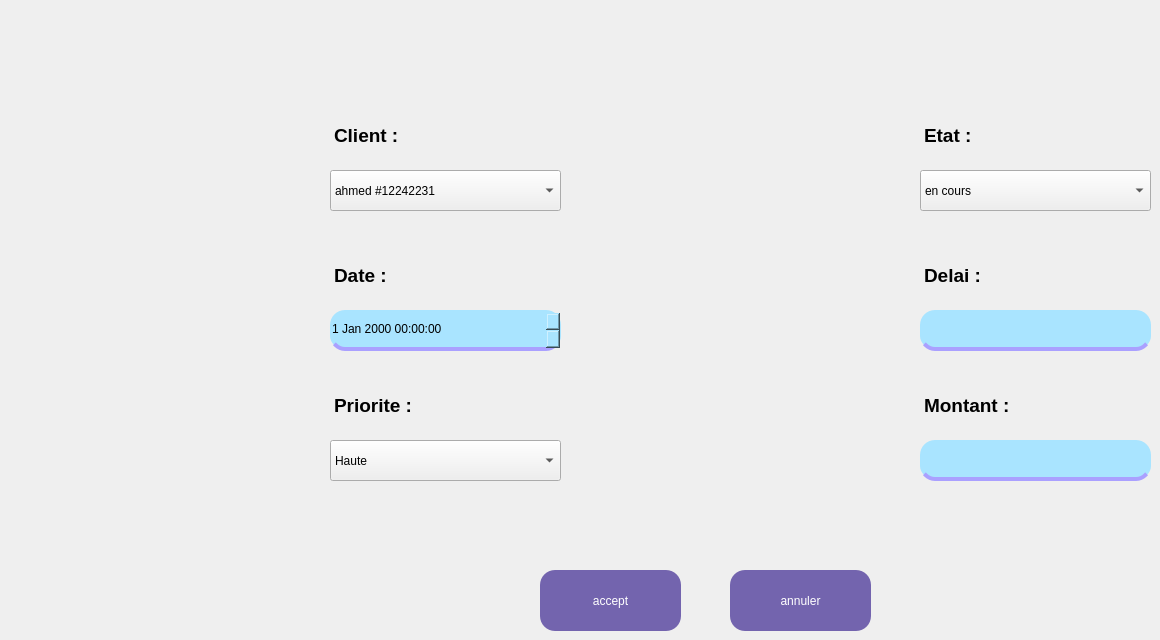
      <widget class="QWidget" name="tab_11">
       <attribute name="title">
        <string>Page</string>
       </attribute>
       <widget class="QComboBox" name="clientmodif">
        <property name="geometry">
         <rect>
          <x>330</x>
          <y>170</y>
          <width>231</width>
          <height>41</height>
         </rect>
        </property>
        <property name="styleSheet">
         <string notr="true">QComboBox

{
font: 500 10pt &quot;Segoe UI&quot;;
    color:black;
    background-color: rgb(169, 228, 255);
    border:none;
    border-bottom:4px solid rgb(170,160 , 255);
    border-radius:15px;
    padding: 5px;
}

QComboBox:focus
{
    border:4px solid rgb(170,160 , 255);
}



QComboBox QAbstractItemView
{
    background-color: rgb(169, 228, 255);
    color: black;
    selection-background-color: rgb(170,160 , 255);
   selected item */
    selection-color: white; 
    border-radius: 15px; 
    padding: 5px;
}


</string>
        </property>
        <item>
         <property name="text">
          <string>ahmed #12242231</string>
         </property>
        </item>
        <item>
         <property name="text">
          <string>salim #15353535</string>
         </property>
        </item>
        <item>
         <property name="text">
          <string>karim #15223142</string>
         </property>
        </item>
       </widget>
       <widget class="QDateTimeEdit" name="datemodif">
        <property name="geometry">
         <rect>
          <x>330</x>
          <y>310</y>
          <width>231</width>
          <height>41</height>
         </rect>
        </property>
        <property name="styleSheet">
         <string notr="true">QDateTimeEdit

{
    font: 500 10pt &quot;Segoe UI&quot;;
	color:black;
	background-color: rgb(169, 228, 255);
	border:none;
	border-bottom:4px solid rgb(170,160 , 255) ;
	border-radius:15px;
}

QDateTimeEdit:Focus
{
	border:4px solid rgb(170,160 , 255);
}</string>
        </property>
       </widget>
       <widget class="QComboBox" name="prioritemodif">
        <property name="geometry">
         <rect>
          <x>330</x>
          <y>440</y>
          <width>231</width>
          <height>41</height>
         </rect>
        </property>
        <property name="styleSheet">
         <string notr="true">QComboBox
{
    font: 500 10pt &quot;Segoe UI&quot;;
    color:black;
    background-color: rgb(169, 228, 255);
    border:none;
    border-bottom:4px solid rgb(170,160 , 255);
    border-radius:15px;
    padding: 5px;
}

QComboBox:focus
{
    border:4px solid rgb(170,160 , 255);
}



QComboBox QAbstractItemView
{
    background-color: rgb(169, 228, 255);
    color: black;
    selection-background-color: rgb(170,160 , 255);
   selected item */
    selection-color: white; 
    border-radius: 15px; 
    padding: 5px;
}


</string>
        </property>
        <item>
         <property name="text">
          <string>Haute</string>
         </property>
        </item>
        <item>
         <property name="text">
          <string>Moyenne</string>
         </property>
        </item>
        <item>
         <property name="text">
          <string>Basse</string>
         </property>
        </item>
       </widget>
       <widget class="QLineEdit" name="montantmodif">
        <property name="geometry">
         <rect>
          <x>920</x>
          <y>440</y>
          <width>231</width>
          <height>41</height>
         </rect>
        </property>
        <property name="styleSheet">
         <string notr="true">QLineEdit
{
	color:black;
	background-color: rgb(169, 228, 255);
	border:none;
	border-bottom:4px solid rgb(170,160 , 255) ;
	border-radius:15px;
}

QLineEdit:Focus
{
	border:4px solid rgb(170,160 , 255);
}</string>
        </property>
       </widget>
       <widget class="QLineEdit" name="delaimodif">
        <property name="geometry">
         <rect>
          <x>920</x>
          <y>310</y>
          <width>231</width>
          <height>41</height>
         </rect>
        </property>
        <property name="styleSheet">
         <string notr="true">QLineEdit
{
	color:black;
	background-color: rgb(169, 228, 255);
	border:none;
	border-bottom:4px solid rgb(170,160 , 255) ;
	border-radius:15px;
}

QLineEdit:Focus
{
	border:4px solid rgb(170,160 , 255);
}</string>
        </property>
       </widget>
       <widget class="QComboBox" name="etatmodif">
        <property name="geometry">
         <rect>
          <x>920</x>
          <y>170</y>
          <width>231</width>
          <height>41</height>
         </rect>
        </property>
        <property name="styleSheet">
         <string notr="true">QComboBox
{
    font: 500 10pt &quot;Segoe UI&quot;;
    color:black;
    background-color: rgb(169, 228, 255);
    border:none;
    border-bottom:4px solid rgb(170,160 , 255);
    border-radius:15px;
    padding: 5px;
}

QComboBox:focus
{
    border:4px solid rgb(170,160 , 255);
}



QComboBox QAbstractItemView
{
    background-color: rgb(169, 228, 255);
    color: black;
    selection-background-color: rgb(170,160 , 255);
   selected item */
    selection-color: white; 
    border-radius: 15px; 
    padding: 5px;
}


</string>
        </property>
        <item>
         <property name="text">
          <string>en cours</string>
         </property>
        </item>
        <item>
         <property name="text">
          <string>annuler</string>
         </property>
        </item>
        <item>
         <property name="text">
          <string>livre</string>
         </property>
        </item>
       </widget>
       <widget class="QTextBrowser" name="textBrowse32">
        <property name="geometry">
         <rect>
          <x>330</x>
          <y>390</y>
          <width>171</width>
          <height>41</height>
         </rect>
        </property>
        <property name="styleSheet">
         <string notr="true">QTextBrowser
{
    background-color: transparent; 
    border: none; 
    color: black; 
}</string>
        </property>
        <property name="html">
         <string>&lt;!DOCTYPE HTML PUBLIC &quot;-//W3C//DTD HTML 4.0//EN&quot; &quot;http://www.w3.org/TR/REC-html40/strict.dtd&quot;&gt;
&lt;html&gt;&lt;head&gt;&lt;meta name=&quot;qrichtext&quot; content=&quot;1&quot; /&gt;&lt;style type=&quot;text/css&quot;&gt;
p, li { white-space: pre-wrap; }
&lt;/style&gt;&lt;/head&gt;&lt;body style=&quot; font-family:'MS Shell Dlg 2'; font-size:8.25pt; font-weight:400; font-style:normal;&quot;&gt;
&lt;p style=&quot; margin-top:0px; margin-bottom:0px; margin-left:0px; margin-right:0px; -qt-block-indent:0; text-indent:0px;&quot;&gt;&lt;span style=&quot; font-family:'Segoe UI'; font-size:14pt; font-weight:696;&quot;&gt;Priorite :&lt;/span&gt;&lt;/p&gt;&lt;/body&gt;&lt;/html&gt;</string>
        </property>
       </widget>
       <widget class="QTextBrowser" name="textBrowser_19">
        <property name="geometry">
         <rect>
          <x>330</x>
          <y>260</y>
          <width>171</width>
          <height>41</height>
         </rect>
        </property>
        <property name="styleSheet">
         <string notr="true">QTextBrowser
{
    background-color: transparent; 
    border: none; 
    color: black; 
}</string>
        </property>
        <property name="html">
         <string>&lt;!DOCTYPE HTML PUBLIC &quot;-//W3C//DTD HTML 4.0//EN&quot; &quot;http://www.w3.org/TR/REC-html40/strict.dtd&quot;&gt;
&lt;html&gt;&lt;head&gt;&lt;meta name=&quot;qrichtext&quot; content=&quot;1&quot; /&gt;&lt;style type=&quot;text/css&quot;&gt;
p, li { white-space: pre-wrap; }
&lt;/style&gt;&lt;/head&gt;&lt;body style=&quot; font-family:'MS Shell Dlg 2'; font-size:8.25pt; font-weight:400; font-style:normal;&quot;&gt;
&lt;p style=&quot; margin-top:0px; margin-bottom:0px; margin-left:0px; margin-right:0px; -qt-block-indent:0; text-indent:0px;&quot;&gt;&lt;span style=&quot; font-family:'Segoe UI'; font-size:14pt; font-weight:696;&quot;&gt;Date :&lt;/span&gt;&lt;/p&gt;&lt;/body&gt;&lt;/html&gt;</string>
        </property>
       </widget>
       <widget class="QTextBrowser" name="textBrowser_20">
        <property name="geometry">
         <rect>
          <x>330</x>
          <y>120</y>
          <width>171</width>
          <height>41</height>
         </rect>
        </property>
        <property name="styleSheet">
         <string notr="true">QTextBrowser
{
    background-color: transparent; 
    border: none; 
    color: black; 
}</string>
        </property>
        <property name="html">
         <string>&lt;!DOCTYPE HTML PUBLIC &quot;-//W3C//DTD HTML 4.0//EN&quot; &quot;http://www.w3.org/TR/REC-html40/strict.dtd&quot;&gt;
&lt;html&gt;&lt;head&gt;&lt;meta name=&quot;qrichtext&quot; content=&quot;1&quot; /&gt;&lt;style type=&quot;text/css&quot;&gt;
p, li { white-space: pre-wrap; }
&lt;/style&gt;&lt;/head&gt;&lt;body style=&quot; font-family:'MS Shell Dlg 2'; font-size:8.25pt; font-weight:400; font-style:normal;&quot;&gt;
&lt;p style=&quot; margin-top:0px; margin-bottom:0px; margin-left:0px; margin-right:0px; -qt-block-indent:0; text-indent:0px;&quot;&gt;&lt;span style=&quot; font-family:'Segoe UI'; font-size:14pt; font-weight:696;&quot;&gt;Client :&lt;/span&gt;&lt;/p&gt;&lt;/body&gt;&lt;/html&gt;</string>
        </property>
       </widget>
       <widget class="QTextBrowser" name="textBrowser_21">
        <property name="geometry">
         <rect>
          <x>920</x>
          <y>120</y>
          <width>171</width>
          <height>41</height>
         </rect>
        </property>
        <property name="styleSheet">
         <string notr="true">QTextBrowser
{
    background-color: transparent; 
    border: none; 
    color: black; 
}</string>
        </property>
        <property name="html">
         <string>&lt;!DOCTYPE HTML PUBLIC &quot;-//W3C//DTD HTML 4.0//EN&quot; &quot;http://www.w3.org/TR/REC-html40/strict.dtd&quot;&gt;
&lt;html&gt;&lt;head&gt;&lt;meta name=&quot;qrichtext&quot; content=&quot;1&quot; /&gt;&lt;style type=&quot;text/css&quot;&gt;
p, li { white-space: pre-wrap; }
&lt;/style&gt;&lt;/head&gt;&lt;body style=&quot; font-family:'MS Shell Dlg 2'; font-size:8.25pt; font-weight:400; font-style:normal;&quot;&gt;
&lt;p style=&quot; margin-top:0px; margin-bottom:0px; margin-left:0px; margin-right:0px; -qt-block-indent:0; text-indent:0px;&quot;&gt;&lt;span style=&quot; font-family:'Segoe UI'; font-size:14pt; font-weight:696;&quot;&gt;Etat :&lt;/span&gt;&lt;/p&gt;&lt;/body&gt;&lt;/html&gt;</string>
        </property>
       </widget>
       <widget class="QTextBrowser" name="textBrowser_22">
        <property name="geometry">
         <rect>
          <x>920</x>
          <y>260</y>
          <width>171</width>
          <height>41</height>
         </rect>
        </property>
        <property name="styleSheet">
         <string notr="true">QTextBrowser
{
    background-color: transparent; 
    border: none; 
    color: black; 
}</string>
        </property>
        <property name="html">
         <string>&lt;!DOCTYPE HTML PUBLIC &quot;-//W3C//DTD HTML 4.0//EN&quot; &quot;http://www.w3.org/TR/REC-html40/strict.dtd&quot;&gt;
&lt;html&gt;&lt;head&gt;&lt;meta name=&quot;qrichtext&quot; content=&quot;1&quot; /&gt;&lt;style type=&quot;text/css&quot;&gt;
p, li { white-space: pre-wrap; }
&lt;/style&gt;&lt;/head&gt;&lt;body style=&quot; font-family:'MS Shell Dlg 2'; font-size:8.25pt; font-weight:400; font-style:normal;&quot;&gt;
&lt;p style=&quot; margin-top:0px; margin-bottom:0px; margin-left:0px; margin-right:0px; -qt-block-indent:0; text-indent:0px;&quot;&gt;&lt;span style=&quot; font-family:'Segoe UI'; font-size:14pt; font-weight:696;&quot;&gt;Delai :&lt;/span&gt;&lt;/p&gt;&lt;/body&gt;&lt;/html&gt;</string>
        </property>
       </widget>
       <widget class="QTextBrowser" name="textBrowser_23">
        <property name="geometry">
         <rect>
          <x>920</x>
          <y>390</y>
          <width>171</width>
          <height>41</height>
         </rect>
        </property>
        <property name="styleSheet">
         <string notr="true">QTextBrowser
{
    background-color: transparent; 
    border: none; 
    color: black; 
}</string>
        </property>
        <property name="html">
         <string>&lt;!DOCTYPE HTML PUBLIC &quot;-//W3C//DTD HTML 4.0//EN&quot; &quot;http://www.w3.org/TR/REC-html40/strict.dtd&quot;&gt;
&lt;html&gt;&lt;head&gt;&lt;meta name=&quot;qrichtext&quot; content=&quot;1&quot; /&gt;&lt;style type=&quot;text/css&quot;&gt;
p, li { white-space: pre-wrap; }
&lt;/style&gt;&lt;/head&gt;&lt;body style=&quot; font-family:'MS Shell Dlg 2'; font-size:8.25pt; font-weight:400; font-style:normal;&quot;&gt;
&lt;p style=&quot; margin-top:0px; margin-bottom:0px; margin-left:0px; margin-right:0px; -qt-block-indent:0; text-indent:0px;&quot;&gt;&lt;span style=&quot; font-family:'Segoe UI'; font-size:14pt; font-weight:696;&quot;&gt;Montant :&lt;/span&gt;&lt;/p&gt;&lt;/body&gt;&lt;/html&gt;</string>
        </property>
       </widget>
       <widget class="QPushButton" name="accepte_2_com">
        <property name="geometry">
         <rect>
          <x>540</x>
          <y>570</y>
          <width>141</width>
          <height>61</height>
         </rect>
        </property>
        <property name="styleSheet">
         <string notr="true">QPushButton
{
border:none;
color: white;
background-color: rgb(115, 100, 174);
font: 700 9pt &quot;Segoe UI&quot;;
border-radius:15px;
min-width: 80px; 
min-height: 30px; 
}

QPushButton:Hover
{
background-color: rgb(75,0,130);
}
QPushButton:pressed
{
border-bottom:5px solid rgb(75,0,130);
}


</string>
        </property>
        <property name="text">
         <string>accept</string>
        </property>
       </widget>
       <widget class="QPushButton" name="annuler_com">
        <property name="geometry">
         <rect>
          <x>730</x>
          <y>570</y>
          <width>141</width>
          <height>61</height>
         </rect>
        </property>
        <property name="styleSheet">
         <string notr="true">QPushButton
{
border:none;
color: white;
background-color: rgb(115, 100, 174);
font: 700 9pt &quot;Segoe UI&quot;;
border-radius:15px;
min-width: 80px; 
min-height: 30px; 
}

QPushButton:Hover
{
background-color: rgb(75,0,130);
}
QPushButton:pressed
{
border-bottom:5px solid rgb(75,0,130);
}


</string>
        </property>
        <property name="text">
         <string>annuler</string>
        </property>
       </widget>
      </widget>
